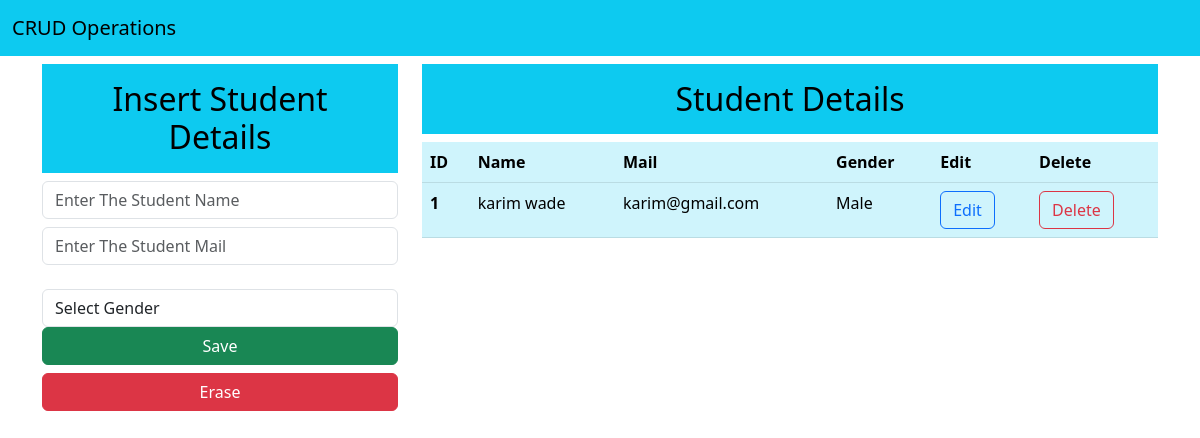
/, run on an earlier commit of the app's database.
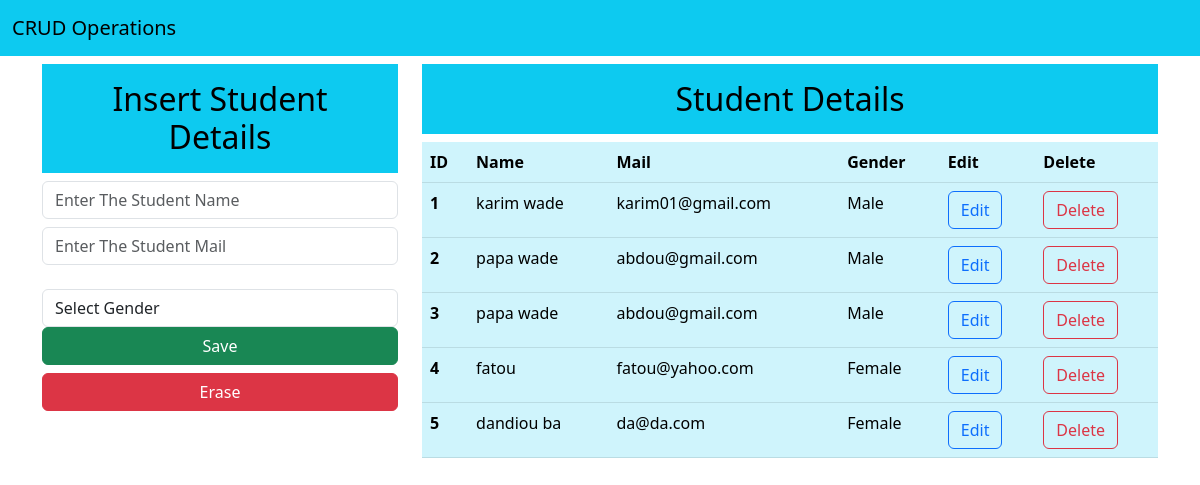
And on a later commit of the database.
### app/models.py (models this page shows, shortened)
class Student(models.Model):
    name=models.CharField(max_length=25,blank=False,null=False)
    mail=models.EmailField()
    gender=models.CharField(max_length=25,blank=False,null=False)

### app/views.py (the view)
# urls.py: path('',views.index,name="index"),
def index(request):
    data=Student.objects.all()
    context={"data":data}
    return render(request,"index.html",context)

### templates/index.html (shortened to what this page needs)
<!doctype html>
<html lang="en">
  <head>
    <link href="https://cdn.jsdelivr.net/npm/bootstrap@5.3.0/dist/css/bootstrap.min.css" rel="stylesheet">
  </head>
  <body>
        <nav class="navbar navbar-expand-lg navbar-light bg-info">
          <div class="container-fluid">
            <a class="navbar-brand" href="#">CRUD Operations</a>
          </div>
        </nav>
    <div class="container mt-2">
        <div class="row">
            <div class="col-md-4">
                <h2 class="text-black bg-info text-center p-3">Insert Student Details</h2>
                <form action="/insert" method="post">{% csrf_token %}
                    <div class="form-group">
                        <input type="text" class="form-control" placeholder="Enter The Student Name" name="name" required>
                    </div>
                    <div class="form-group">
                        <input type="email" class="form-control mt-2" placeholder="Enter The Student Mail" name="mail" required>
                    </div>
                    <div class="form-group">
                        <select name="gender" id="gender" class="form-control" required>
                            <option selected>Select Gender</option>
                        </select>
                    </div>
                    <div class="d-grid gap-2">
                        <button class="btn btn-success" type="submit">Save</button>
                        <button class="btn btn-danger" type="reset">Erase</button>
                      </div>
                </form>
            </div>
        <div class="col-md-8">
          <h2 class="text-center bg-info text-black p-3">Student Details</h2>
          <table class="table table-info">
            <thead>
              <tr>
                <th scope="col">ID</th>
                <th scope="col">Name</th>
                <th scope="col">Mail</th>
                <th scope="col">Gender</th>
                <th scope="col">Edit</th>
                <th scope="col">Delete</th>
              </tr>
            </thead>
            <tbody>
              {% for d in data %}
                <tr>
                  <th scope="row">{{d.id}}</th>
                  <td>{{d.name}}</td>
                  <td>{{d.mail}}</td>
                  <td>{{d.gender}}</td>
                  <td><a href="/update/{{d.id}}" type="button" class="btn btn-outline-primary">Edit</button></td>
                  <td><a href="/delete/{{d.id}}" type="button" class="btn btn-outline-danger">Delete</button></td>
                </tr>
              {% endfor %}
            </tbody>
          </table>
        </div>
        </div>
    </div>
  </body>
</html>

What changed in the data, as far as the page shows it:
changed Student "karim wade": mail "karim@gmail.com" → "karim01@gmail.com"
added Student: id "2", name "papa wade", mail "abdou@gmail.com", gender "Male"
added Student: id "3", name "papa wade", mail "abdou@gmail.com", gender "Male"
added Student: id "4", name "fatou", mail "fatou@yahoo.com", gender "Female"
added Student: id "5", name "dandiou ba", mail "da@da.com", gender "Female"
